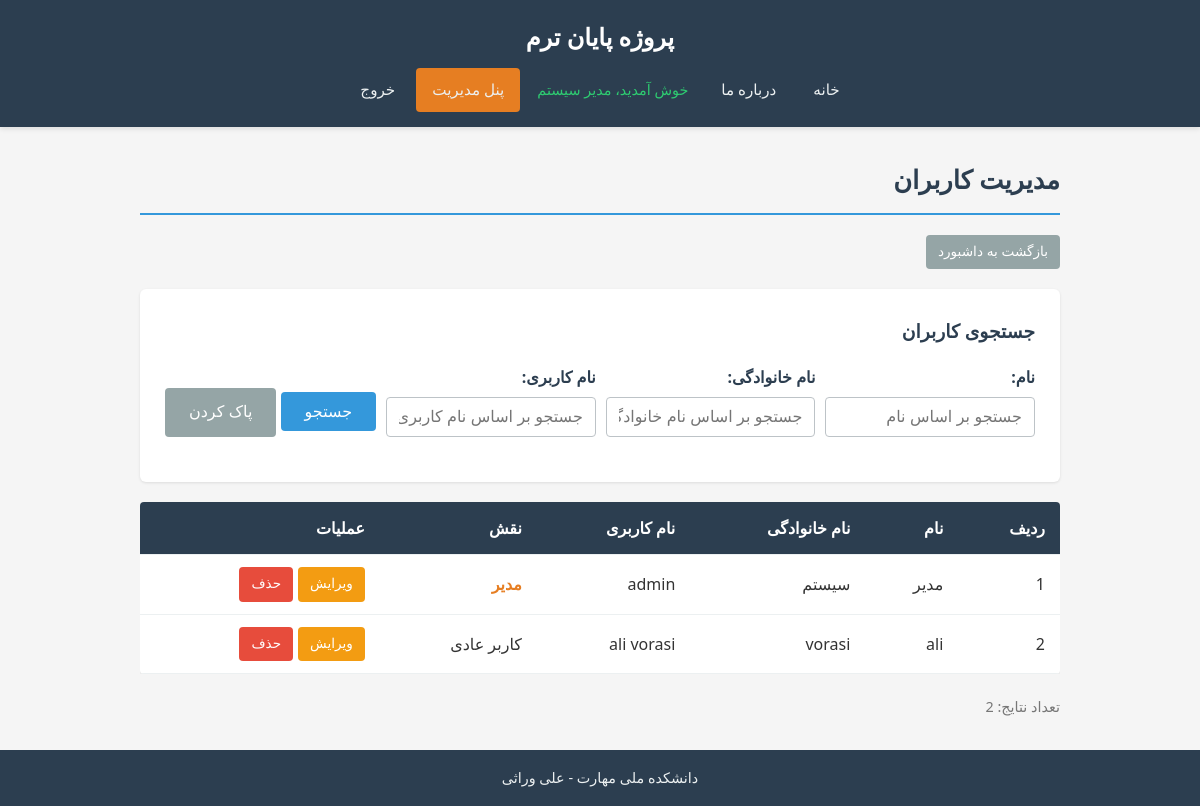
Before: /admin/users.php (signed in) with the older database file.
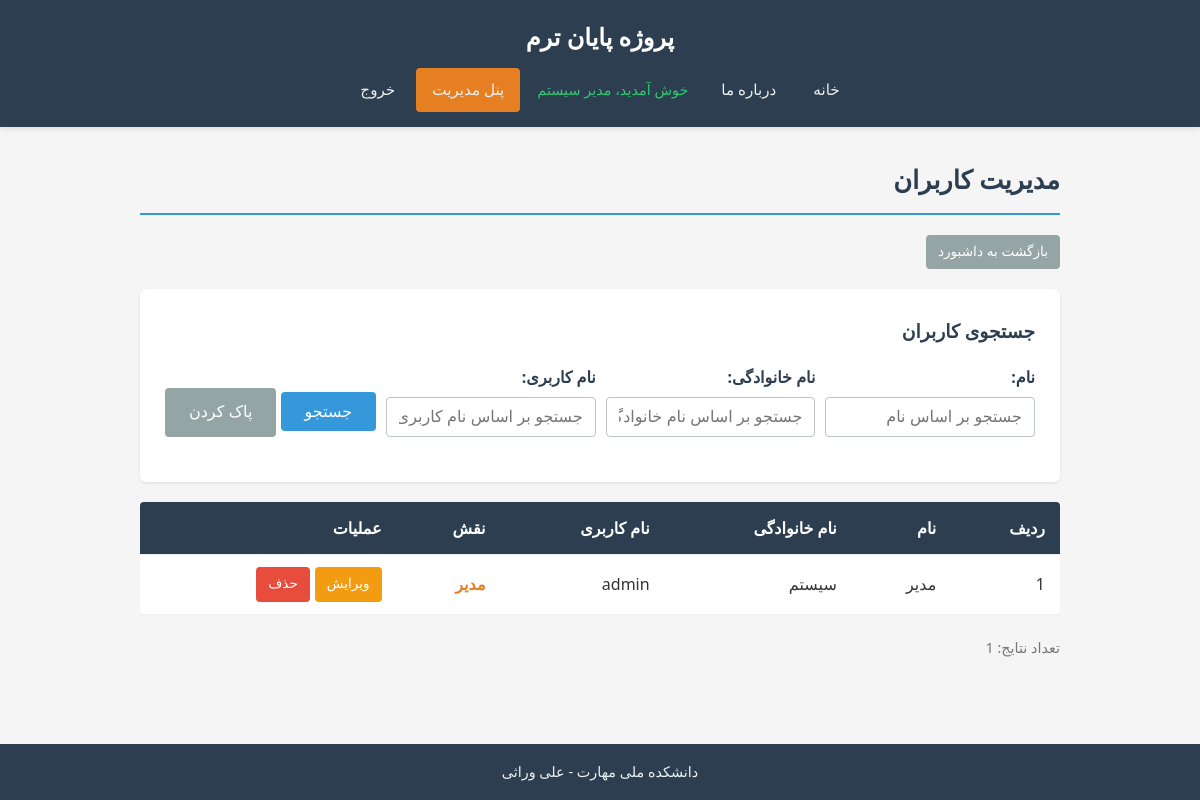
After: the same page with the newer database file.
### tables this page shows
CREATE TABLE users (
        id INTEGER PRIMARY KEY AUTOINCREMENT,
        first_name TEXT NOT NULL,
        last_name TEXT NOT NULL,
        username TEXT NOT NULL UNIQUE,
        password TEXT NOT NULL,
        role TEXT NOT NULL DEFAULT 'user'
    );

### includes/auth.php (called while the page is built, shortened)
<?php
function isLoggedIn()
{
    return isset($_SESSION['user_id']);
}
function isAdmin()
{
    return isset($_SESSION['user_role']) && $_SESSION['user_role'] === 'admin';
}

### admin/users.php (the view, shortened to what this page needs)
<?php
require_once __DIR__ . '/../includes/db.php';
require_once __DIR__ . '/../includes/auth.php';
$searchFirstName = trim($_GET['first_name'] ?? '');
$searchLastName  = trim($_GET['last_name'] ?? '');
$searchUsername  = trim($_GET['username'] ?? '');
$params = [];
$sql = "SELECT * FROM users";
$sql .= " ORDER BY id ASC";
$stmt = $pdo->prepare($sql);
$stmt->execute($params);
$users = $stmt->fetchAll(PDO::FETCH_ASSOC);
require_once __DIR__ . '/../includes/header.php';
?>
<h2 class="page-title">مدیریت کاربران</h2>
<a href="/admin/index.php" class="btn btn-secondary btn-small" style="margin-bottom: 20px;">بازگشت به داشبورد</a>
<div class="card">
    <h3 style="margin-bottom: 15px; color: #2c3e50;">جستجوی کاربران</h3>
    <form method="GET" action="/admin/users.php" class="search-form">
        <div class="form-group">
            <label for="first_name">نام:</label>
            <input type="text" id="first_name" name="first_name"
                   value="<?php echo htmlspecialchars($searchFirstName); ?>"
                   placeholder="جستجو بر اساس نام">
        </div>
        <div class="form-group">
            <label for="last_name">نام خانوادگی:</label>
            <input type="text" id="last_name" name="last_name"
                   value="<?php echo htmlspecialchars($searchLastName); ?>"
                   placeholder="جستجو بر اساس نام خانوادگی">
        </div>
        <div class="form-group">
            <label for="username">نام کاربری:</label>
            <input type="text" id="username" name="username"
                   value="<?php echo htmlspecialchars($searchUsername); ?>"
                   placeholder="جستجو بر اساس نام کاربری">
        </div>
        <div>
            <button type="submit" class="btn btn-primary">جستجو</button>
            <a href="/admin/users.php" class="btn btn-secondary">پاک کردن</a>
        </div>
    </form>
</div>
<div class="table-wrapper">
    <table>
        <thead>
            <tr>
                <th>ردیف</th>
                <th>نام</th>
                <th>نام خانوادگی</th>
                <th>نام کاربری</th>
                <th>نقش</th>
                <th>عملیات</th>
            </tr>
        </thead>
        <tbody>
            <?php if (empty($users)): ?>
                <tr>
                    <td colspan="6" style="text-align: center; padding: 20px;">کاربری یافت نشد.</td>
                </tr>
            <?php else: ?>
                <?php foreach ($users as $index => $user): ?>
                    <tr>
                        <td><?php echo $index + 1; ?></td>
                        <td><?php echo htmlspecialchars($user['first_name']); ?></td>
                        <td><?php echo htmlspecialchars($user['last_name']); ?></td>
                        <td><?php echo htmlspecialchars($user['username']); ?></td>
                        <td>
                            <?php
                            if ($user['role'] === 'admin') {
                                echo '<span style="color: #e67e22; font-weight: bold;">مدیر</span>';
                            } else {
                                echo 'کاربر عادی';
                            }
                            ?>
                        </td>
                        <td>
                            <div class="actions">
                                <a href="/admin/edit_user.php?id=<?php echo $user['id']; ?>"
                                   class="btn btn-warning btn-small">ویرایش</a>
                                <a href="/admin/delete_user.php?id=<?php echo $user['id']; ?>"
                                   class="btn btn-danger btn-small"
                                   onclick="return confirm('آیا از حذف این کاربر مطمئن هستید؟');">حذف</a>
                            </div>
                        </td>
                    </tr>
                <?php endforeach; ?>
            <?php endif; ?>
        </tbody>
    </table>
</div>
<p style="color: #777; font-size: 0.9em;">تعداد نتایج: <?php echo count($users); ?></p>
<?php
require_once __DIR__ . '/../includes/footer.php';
?>

### includes/header.php (shortened to what this page needs)
<!DOCTYPE html>
<html lang="fa" dir="rtl">
<head>
    <link rel="stylesheet" href="/css/style.css">
</head>
<body>
<header class="header">
    <div class="container">
        <h1 class="site-title"> پروژه پایان ترم </h1>
        <nav class="nav">
            <a href="/index.php" class="nav-link">خانه</a>
            <a href="/about.php" class="nav-link">درباره ما</a>
            <?php if (isLoggedIn()): ?>
                <span class="nav-welcome">خوش آمدید، <?php echo htmlspecialchars($_SESSION['user_name']); ?></span>
                <?php if (isAdmin()): ?>
                    <a href="/admin/index.php" class="nav-link nav-admin">پنل مدیریت</a>
                <?php endif; ?>
                <a href="/logout.php" class="nav-link">خروج</a>
            <?php else: ?>
                <a href="/login.php" class="nav-link">ورود</a>
                <a href="/register.php" class="nav-link">ثبت‌نام</a>
            <?php endif; ?>
        </nav>
    </div>
</header>
<main class="main">
    <div class="container">

### includes/footer.php (shortened to what this page needs)
    </div>
</main>
<footer class="footer">
    <div class="container">
        <p> دانشکده ملی مهارت - علی وراثی </p>
    </div>
</footer>
</body>
</html>

### css/style.css (style rules this page uses)
* { margin: 0; padding: 0; box-sizing: border-box; }
body { font-family: Tahoma, 'Segoe UI', Arial, sans-serif; background-color: #f5f5f5; color: #333; direction: rtl; line-height: 1.8; min-height: 100vh; display: flex; flex-direction: column; }
a { text-decoration: none; color: inherit; }
.container { max-width: 960px; margin: 0 auto; padding: 0 20px; width: 100%; }
.header { background-color: #2c3e50; color: #fff; padding: 15px 0; box-shadow: 0 2px 5px rgba(0, 0, 0, 0.1); }
.site-title { font-size: 1.5em; margin-bottom: 10px; text-align: center; }
.nav { display: flex; flex-wrap: wrap; justify-content: center; gap: 5px; align-items: center; }
.nav-link { color: #ecf0f1; padding: 8px 16px; border-radius: 4px; transition: background-color 0.3s; font-size: 0.95em; }
.nav-admin { background-color: #e67e22; }
.nav-welcome { color: #2ecc71; padding: 8px 12px; font-size: 0.9em; }
.main { flex: 1; padding: 30px 0; }
.page-title { font-size: 1.6em; color: #2c3e50; margin-bottom: 20px; padding-bottom: 10px; border-bottom: 2px solid #3498db; }
.form-group { margin-bottom: 15px; }
.form-group label { display: block; margin-bottom: 5px; font-weight: bold; color: #2c3e50; }
.form-group input, .form-group textarea, .form-group select { width: 100%; padding: 10px 12px; border: 1px solid #bdc3c7; border-radius: 4px; font-size: 1em; font-family: Tahoma, Arial, sans-serif; direction: rtl; }
.btn { display: inline-block; padding: 10px 24px; border: none; border-radius: 4px; font-size: 1em; font-family: Tahoma, Arial, sans-serif; cursor: pointer; transition: background-color 0.3s; text-align: center; }
.btn-primary { background-color: #3498db; color: #fff; }
.btn-danger { background-color: #e74c3c; color: #fff; }
.btn-warning { background-color: #f39c12; color: #fff; }
.btn-secondary { background-color: #95a5a6; color: #fff; }
.btn-small { padding: 5px 12px; font-size: 0.85em; }
.table-wrapper { overflow-x: auto; margin-bottom: 20px; }
table { width: 100%; border-collapse: collapse; background-color: #fff; border-radius: 4px; overflow: hidden; box-shadow: 0 1px 3px rgba(0, 0, 0, 0.1); }
th, td { padding: 12px 15px; text-align: right; border-bottom: 1px solid #ecf0f1; }
th { background-color: #2c3e50; color: #fff; font-weight: bold; }
.search-form { display: flex; gap: 10px; margin-bottom: 20px; flex-wrap: wrap; align-items: flex-end; }
.search-form .form-group { margin-bottom: 0; flex: 1; min-width: 150px; }
.card { background-color: #fff; border-radius: 6px; padding: 25px; margin-bottom: 20px; box-shadow: 0 1px 3px rgba(0, 0, 0, 0.1); }
.footer { background-color: #2c3e50; color: #ecf0f1; text-align: center; padding: 15px 0; margin-top: auto; }
.footer p { font-size: 0.9em; }
.actions { display: flex; gap: 5px; flex-wrap: wrap; }

Changed rows visible on the page:
removed users: first_name "ali", last_name "vorasi", username "ali vorasi", role "کاربر عادی"
Other visible differences:
count($users): "2" → "1"
